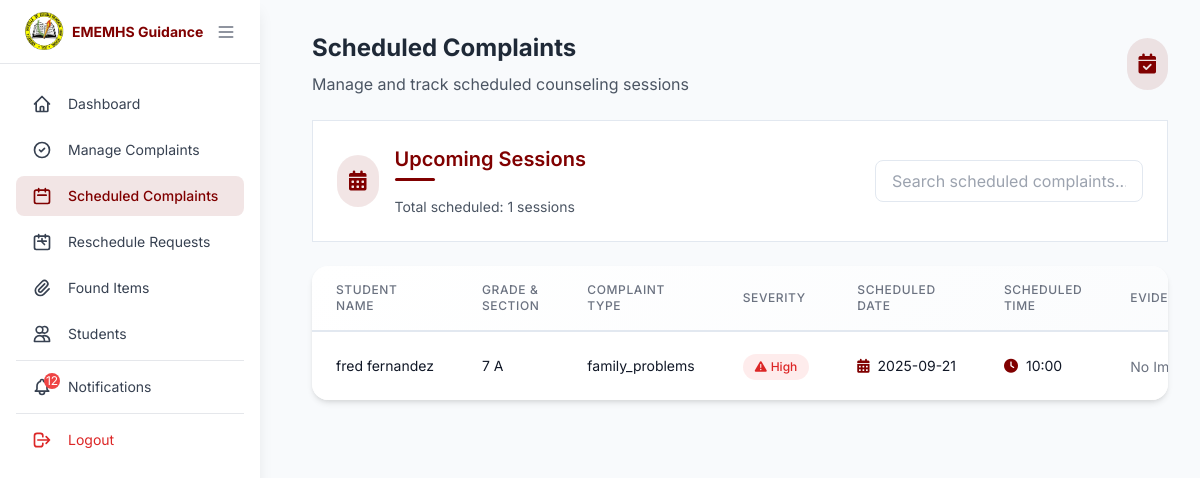
Before: /pages/scheduled-complaints.php (signed in) with the older database file.
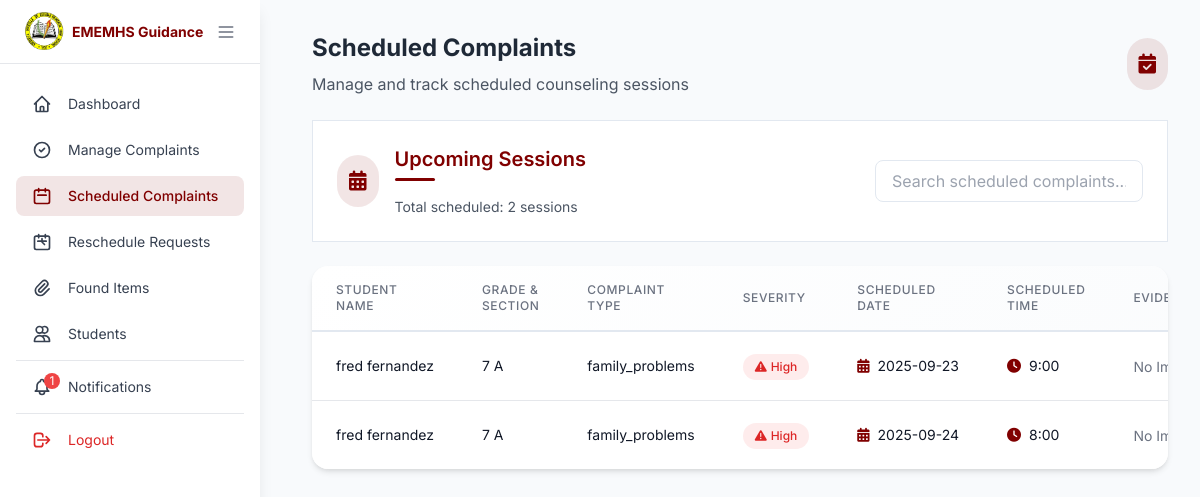
After: the same page with the newer database file.
### tables this page shows
CREATE TABLE `complaints_concerns` (
  `id` int(11) NOT NULL,
  `student_id` int(45) DEFAULT NULL,
  `type` varchar(255) DEFAULT NULL,
  `severity` enum('low','medium','high','urgent') DEFAULT 'medium',
  `description` varchar(255) DEFAULT NULL,
  `evidence` mediumblob DEFAULT NULL,
  `mime_type` varchar(255) DEFAULT NULL,
  `preferred_counseling_date` varchar(255) DEFAULT NULL,
  `scheduled_date` varchar(255) DEFAULT NULL,
  `scheduled_time` varchar(255) DEFAULT NULL,
  `status` varchar(255) DEFAULT NULL,
  `date_created` varchar(255) DEFAULT NULL,
  `time_created` varchar(255) DEFAULT NULL,
  `updated_at` varchar(255) DEFAULT NULL
);

CREATE TABLE `students` (
  `id` int(11) NOT NULL,
  `user_id` int(11) DEFAULT NULL,
  `first_name` varchar(255) DEFAULT NULL,
  `middle_name` varchar(255) DEFAULT NULL,
  `last_name` varchar(255) DEFAULT NULL,
  `grade_level` varchar(255) DEFAULT NULL,
  `section` varchar(45) DEFAULT NULL,
  `email` varchar(255) DEFAULT NULL,
  `phone_number` varchar(45) DEFAULT NULL,
  `password` varchar(255) DEFAULT NULL,
  `address` varchar(255) DEFAULT NULL
);

### logic/notification_logic.php (called while the page is built, shortened)
<?php
require_once 'db_connection.php';
function getAdminUnreadNotificationsCount($admin_id)
{
    global $pdo;
    try {
        $stmt = $pdo->prepare("
            SELECT COUNT(*) as unread_count
            FROM " . TBL_NOTIFICATIONS . "
            WHERE user_id = ? AND is_read = 0
        ");
        $stmt->execute([$admin_id]);
        $result = $stmt->fetch(PDO::FETCH_ASSOC);
        return $result['unread_count'];
    } catch (PDOException $e) {
        error_log("Error getting admin unread count: " . $e->getMessage());
        return 0;
    }
}

### pages/scheduled-complaints.php (the view, shortened to what the changed rows need)
<?php
require_once '../logic/db_connection.php';
$stmt = $pdo->prepare("
    SELECT cc.*,
           COALESCE(cc.severity, 'medium') as severity,
           s.first_name, s.last_name, s.grade_level, s.section
    FROM " . TBL_COMPLAINTS_CONCERNS . " cc
    JOIN " . TBL_STUDENTS . " s ON cc.student_id = s.id
    WHERE cc.status = 'scheduled'
    ORDER BY cc.scheduled_date ASC, cc.scheduled_time ASC
");
$stmt->execute();
$scheduled_complaints = $stmt->fetchAll(PDO::FETCH_ASSOC);
?>
<!DOCTYPE html>
<html lang="en">
<head>
    <script src="https://cdn.tailwindcss.com"></script>
    <link rel="stylesheet" href="https://cdnjs.cloudflare.com/ajax/libs/font-awesome/6.0.0/css/all.min.css">
</head>
<body class="min-h-screen">
<?php include 'navigation-admin.php'?>
<div class="main-content">
    <main class="min-h-screen">
        <div class="p-8">
            <div class="flex items-center justify-between mb-6">
                <div>
                    <h1 class="text-2xl font-bold text-gray-800 mb-2">Scheduled Complaints</h1>
                </div>
            </div>
            <div class="minimal-card p-6 mb-6">
                <div class="flex items-center justify-between">
                    <div class="flex items-center space-x-4">
                        <div>
                            <h2 class="section-title text-xl font-semibold text-[#800000]">Upcoming Sessions</h2>
                            <p class="text-gray-600 text-sm">Total scheduled: <?= count($scheduled_complaints) ?> sessions</p>
                        </div>
                    </div>
                </div>
            </div>
            <div class="table-container">
                <div class="overflow-x-auto">
                    <table class="min-w-full divide-y divide-gray-200">
                        <thead class="table-header">
                            <tr>
                                <th scope="col" class="px-6 py-4 text-left text-xs font-medium text-gray-500 uppercase tracking-wider">Student Name</th>
                                <th scope="col" class="px-6 py-4 text-left text-xs font-medium text-gray-500 uppercase tracking-wider">Grade & Section</th>
                                <th scope="col" class="px-6 py-4 text-left text-xs font-medium text-gray-500 uppercase tracking-wider">Complaint Type</th>
                                <th scope="col" class="px-6 py-4 text-left text-xs font-medium text-gray-500 uppercase tracking-wider">Severity</th>
                                <th scope="col" class="px-6 py-4 text-left text-xs font-medium text-gray-500 uppercase tracking-wider">Scheduled Date</th>
                                <th scope="col" class="px-6 py-4 text-left text-xs font-medium text-gray-500 uppercase tracking-wider">Scheduled Time</th>
                                <th scope="col" class="px-6 py-4 text-left text-xs font-medium text-gray-500 uppercase tracking-wider">Evidence</th>
                            </tr>
                        </thead>
                        <tbody class="bg-white divide-y divide-gray-200" id="complaintsTableBody">
                            <?php if (!empty($scheduled_complaints)): ?>
                                <?php foreach ($scheduled_complaints as $complaint): ?>
                                    <tr class="table-row">
                                        <td class="px-6 py-4 whitespace-nowrap text-sm text-gray-900"><?php echo htmlspecialchars($complaint['first_name']." ".$complaint['last_name']); ?></td>
                                        <td class="px-6 py-4 whitespace-nowrap text-sm text-gray-900"><?php echo htmlspecialchars($complaint['grade_level']." ".$complaint['section']); ?></td>
                                        <td class="px-6 py-4 whitespace-nowrap text-sm text-gray-900"><?php echo htmlspecialchars($complaint['type']); ?></td>
                                        <td class="px-6 py-4 whitespace-nowrap">
                                            <?php
                                            $severity = $complaint['severity'] ?? 'medium';
                                            $severity_labels = [
                                                'low' => 'Low',
                                                'medium' => 'Medium',
                                                'high' => 'High',
                                                'urgent' => 'Urgent'
                                            ];
                                            $severity_class = 'severity-' . $severity;
                                            ?>
                                            <span class="severity-badge <?= $severity_class ?>">
                                                <i class="fas fa-exclamation-triangle"></i>
                                                <?= $severity_labels[$severity] ?? 'Medium' ?>
                                            </span>
                                        </td>
                                        <td class="px-6 py-4 whitespace-nowrap text-sm text-gray-900">
                                            <div class="flex items-center">
                                                <i class="fas fa-calendar-alt text-[#800000] mr-2"></i>
                                                <?php echo htmlspecialchars($complaint['scheduled_date']); ?>
                                            </div>
                                        </td>
                                        <td class="px-6 py-4 whitespace-nowrap text-sm text-gray-900">
                                            <div class="flex items-center">
                                                <i class="fas fa-clock text-[#800000] mr-2"></i>
                                                <?php echo htmlspecialchars($complaint['scheduled_time']); ?>
                                            </div>
                                        </td>
                                        <td class="px-6 py-4 whitespace-nowrap">
                                            <?php if (!empty($complaint['evidence']) && !empty($complaint['mime_type'])): ?>
                                                <img
                                                     alt="Evidence"
                                                     class="w-16 h-16 object-cover rounded-lg shadow-sm hover:scale-110 transition-transform" />
                                            <?php else: ?>
                                                <span class="text-sm text-gray-500">No Image</span>
                                            <?php endif; ?>
                                        </td>
                                    </tr>
                                <?php endforeach; ?>
                            <?php endif; ?>
                        </tbody>
                    </table>
                </div>
            </div>
        </div>
    </main>
</div>
</body>
</html>

### pages/navigation-admin.php (shortened to what the changed rows need)
<?php
require_once '../logic/notification_logic.php';
$isLoggedIn = isset($_SESSION['isLoggedIn']);
$current_page = basename($_SERVER['PHP_SELF']);
?>
<div class="fixed inset-y-0 left-0 bg-white shadow-lg transform transition-all duration-300 ease-in-out z-50" id="sidebar">
    <div class="px-4 py-5 space-y-1.5 overflow-y-auto h-[calc(100vh-4rem)]">
        <?php if ($isLoggedIn): ?>
            <a href="notifications.php" class="nav-link flex items-center space-x-3 px-4 py-2.5 rounded-lg transition-all duration-200 focus:outline-none focus:ring-2 focus:ring-[#800000] text-sm <?php echo ($current_page == 'notifications.php') ? 'bg-[#800000]/10 text-[#800000] font-medium' : 'text-gray-700 hover:text-[#800000] hover:bg-gray-50'; ?>" tabindex="0" data-tooltip="Notifications">
                <span class="icon-center relative">
                    <?php
                    $unread_count = getAdminUnreadNotificationsCount($_SESSION['user']);
                    if ($unread_count > 0):
                    ?>
                        <span class="absolute -top-1 -right-1 bg-red-500 text-white text-xs rounded-full h-4 w-4 flex items-center justify-center"><?php echo $unread_count; ?></span>
                    <?php endif; ?>
                </span>
            </a>
        <?php endif; ?>
    </div>
</div>

Changed rows visible on the page:
changed complaints_concerns (number 1 of 2 on the later page): scheduled_date "2025-09-21" → "2025-09-23"; scheduled_time "10:00" → "9:00"
now on this page (row edited): complaints_concerns: student.last_name "fred fernandez", student.section "7 A", type "family_problems", severity "High", scheduled_date "2025-09-24", scheduled_time "8:00", shows "No…"
Other visible differences:
$unread_count: "12" → "1"
count($scheduled_complaints): "1" → "2"
